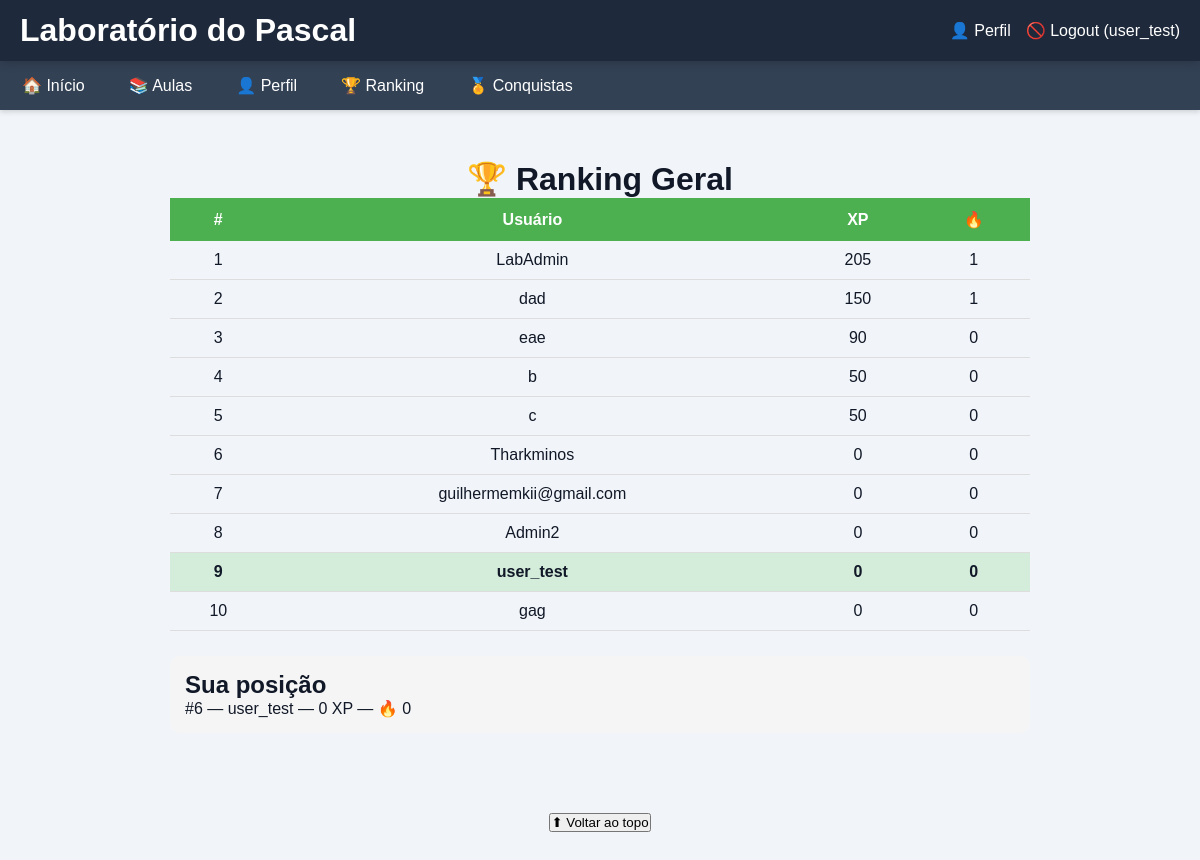
The page /ranking (signed in) on the database its author committed.
### tables this page shows
CREATE TABLE usuarios (

    id INTEGER PRIMARY KEY AUTOINCREMENT,

    usuario TEXT UNIQUE,

    email TEXT UNIQUE,

    senha TEXT,

    xp INTEGER DEFAULT 0,

    nivel INTEGER DEFAULT 1,

    avatar TEXT,

    bio TEXT

, streak
            INTEGER DEFAULT 0, ultimo_acesso
            TEXT, admin INTEGER DEFAULT 0, professor INTEGER DEFAULT 0, monitor INTEGER DEFAULT 0);

### app.py (the view)
@app.route("/ranking")
def ranking():
    conn = sqlite3.connect(
        "site.db"
    )
    cursor = conn.cursor()
    cursor.execute(
        """
        SELECT
            usuario,
            xp,
            streak
        FROM usuarios
        ORDER BY xp DESC
        LIMIT 10
        """
    )
    ranking = cursor.fetchall()
    posicao_usuario = None
    if "id" in session:
        cursor.execute(
            """
            SELECT COUNT(*) + 1
            FROM usuarios
            WHERE xp >
            (
                SELECT xp
                FROM usuarios
                WHERE id = ?
            )
            """,
            (
                session["id"],
            )
        )
        posicao_usuario = (
            cursor.fetchone()[0]
        )
        cursor.execute(
            """
            SELECT
                usuario,
                xp,
                streak
            FROM usuarios
            WHERE id = ?
            """,
            (
                session["id"],
            )
        )
        usuario_logado = (
            cursor.fetchone()
        )
    else:
        usuario_logado = None
    conn.close()
    return render_template(
        "ranking.html",
        ranking=ranking,
        usuario_logado=usuario_logado,
        posicao_usuario=posicao_usuario
    )# ============== DEBUG NIVEL ===============

### templates/ranking.html
{% extends "base.html" %}
{% block content %}
<div class="container-ranking">
    <h1>
        🏆 Ranking Geral
    </h1>
    <table>
        <tr>
            <th>#</th>
            <th>Usuário</th>
            <th>XP</th>
            <th>🔥</th>
        </tr>
        {% for jogador in ranking %}
        <tr
        {% if usuario_logado
        and jogador[0] ==
        usuario_logado[0] %}
        class="usuario-logado"
        {% endif %}
        >
            <td>
                {{ loop.index }}
            </td>
            <td>
                {{ jogador[0] }}
            </td>
            <td>
                {{ jogador[1] }}
            </td>
            <td>
                {{ jogador[2] }}
            </td>
        </tr>
        {% endfor %}
    </table>
    {% if usuario_logado %}
    <div class="minha-posicao">
        <h2>
            Sua posição
        </h2>
        <p>
            #{{ posicao_usuario }}
            —
            {{ usuario_logado[0] }}
            —
            {{ usuario_logado[1] }} XP
            —
            🔥 {{ usuario_logado[2] }}
        </p>
    </div>
    {% endif %}
</div>
{% endblock %}

### templates/base.html (shortened to what this page needs)
<!DOCTYPE html>
<html lang="pt-br">
<head>
    <link rel="stylesheet"
          href="{{ url_for('static', filename='css/style.css') }}">
</head>
<body>
<header class="topo">
    <div class="logo-area">
        <h1>Laboratório do Pascal</h1>
    </div>
    <div class="login">
        {% if session.usuario %}
            {% if session.admin %}
                <a href="/admin">
                    ⚙️ Admin
                </a>
                <a href="/perfil">
                    👤 Perfil
                </a>
            {% else %}
                <a href="/perfil">
                    👤 Perfil
                </a>
            {% endif %}
            <a href="/logout">
                🚫 Logout ({{ session.usuario }})
            </a>
        {% endif %}
    </div>
</header>
<nav class="menu" id="menu">
    <ul>
    <li><a href="/">🏠 Início</a></li>
    <li><a href="/modulos">📚 Aulas</a></li>
    {% if session.usuario %}
        <li><a href="/perfil">👤 Perfil</a></li>
        <li><a href="/ranking">🏆 Ranking</a></li>
        <li><a href="/conquistas">🏅 Conquistas</a></li>
    {% endif %}
</ul>
</nav>
<main class="conteudo">
    {% block content %}
    {% endblock %}
</main>
<footer class="rodape">
    <button onclick="scrollTopo()">
        ⬆ Voltar ao topo
    </button>
</footer>
</body>
</html>

### static/css/style.css (style rules this page uses)
* { margin: 0; padding: 0; box-sizing: border-box; }
body { font-family: Arial, sans-serif; background: #f1f5f9; color: #111827; }
a { text-decoration: none; }
.topo { display: flex; justify-content: space-between; align-items: center; background: #1e293b; color: white; padding: 12px 20px; position: sticky; top: 0; z-index: 1000; box-shadow: 0 2px 10px rgba(0,0,0,0.2); }
.logo-area { display: flex; align-items: center; gap: 10px; }
.login { display: flex; align-items: center; gap: 15px; }
.login a { color: white; transition: 0.2s; }
.menu { background:#334155; box-shadow:0 2px 5px rgba(0,0,0,.15); }
.menu ul { display:flex; list-style:none; margin:0; padding:0; }
.menu li { list-style:none; }
.menu li a { display:block; padding:15px 22px; color:white; transition:.2s; }
.conteudo { max-width: 1100px; margin: auto; padding: 30px 20px; }
.conteudo h1 { display:flex; flex-direction:column; align-items:center; text-align:center; }
.rodape { text-align: center; padding: 30px; color: #475569; }
.container-ranking { max-width:900px; margin:auto; padding:20px; }
.container-ranking table { width:100%; border-collapse:collapse; }
.container-ranking th { padding:12px; background:#4caf50; color:white; }
.container-ranking td { padding:10px; text-align:center; border-bottom:1px solid #ddd; }
.usuario-logado { background:#d4edda; font-weight:bold; }
.minha-posicao { margin-top:25px; padding:15px; border-radius:10px; background:#f5f5f5; }

### rows shown on the page
usuarios: usuario "user_test", xp "0", streak "0"
usuarios: usuario "LabAdmin", xp "205", streak "1"
usuarios: usuario "dad", xp "150", streak "1"
usuarios: usuario "eae", xp "90", streak "0"
usuarios: usuario "b", xp "50", streak "0"
usuarios: usuario "c", xp "50", streak "0"
usuarios: usuario "Tharkminos", xp "0", streak "0"
usuarios: usuario "guilhermemkii@gmail.com", xp "0", streak "0"
usuarios: usuario "Admin2", xp "0", streak "0"
usuarios: usuario "gag", xp "0", streak "0"

### other values the page prints
{{ posicao_usuario }} "6"
